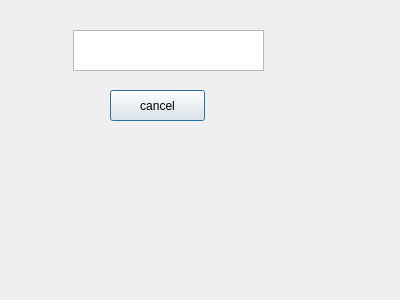
<?xml version="1.0" encoding="UTF-8"?>
<ui version="4.0">
 <class>MyDialog</class>
 <widget class="QDialog" name="MyDialog">
  <property name="geometry">
   <rect>
    <x>0</x>
    <y>0</y>
    <width>400</width>
    <height>300</height>
   </rect>
  </property>
  <property name="windowTitle">
   <string>Dialog</string>
  </property>
  <widget class="QTextEdit" name="textEdit">
   <property name="geometry">
    <rect>
     <x>73</x>
     <y>30</y>
     <width>191</width>
     <height>41</height>
    </rect>
   </property>
  </widget>
  <widget class="QPushButton" name="pushButton">
   <property name="geometry">
    <rect>
     <x>110</x>
     <y>90</y>
     <width>95</width>
     <height>31</height>
    </rect>
   </property>
   <property name="text">
    <string>cancel</string>
   </property>
  </widget>
 </widget>
 <resources/>
 <connections>
  <connection>
   <sender>pushButton</sender>
   <signal>clicked()</signal>
   <receiver>MyDialog</receiver>
   <slot>close()</slot>
   <hints>
    <hint type="sourcelabel">
     <x>161</x>
     <y>102</y>
    </hint>
    <hint type="destinationlabel">
     <x>272</x>
     <y>126</y>
    </hint>
   </hints>
  </connection>
 </connections>
</ui>
